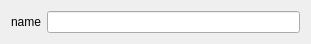
<?xml version="1.0" encoding="UTF-8"?>
<ui version="4.0">
 <class>GeneratorQtWidgetDll</class>
 <widget class="QWidget" name="GeneratorQtWidgetDll">
  <property name="geometry">
   <rect>
    <x>0</x>
    <y>0</y>
    <width>311</width>
    <height>38</height>
   </rect>
  </property>
  <property name="windowTitle">
   <string>GeneratorQtWidgetDll</string>
  </property>
  <layout class="QGridLayout" name="gridLayout">
   <item row="0" column="0">
    <widget class="QLabel" name="label">
     <property name="text">
      <string>name</string>
     </property>
    </widget>
   </item>
   <item row="0" column="1">
    <widget class="QLineEdit" name="lineEditName"/>
   </item>
  </layout>
 </widget>
 <resources/>
 <connections/>
</ui>
